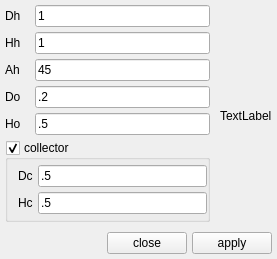
<?xml version="1.0" encoding="UTF-8"?>
<ui version="4.0">
 <class>Form</class>
 <widget class="QWidget" name="Form">
  <property name="geometry">
   <rect>
    <x>0</x>
    <y>0</y>
    <width>277</width>
    <height>236</height>
   </rect>
  </property>
  <property name="windowTitle">
   <string>Form</string>
  </property>
  <layout class="QGridLayout" name="gridLayout">
   <property name="horizontalSpacing">
    <number>10</number>
   </property>
   <property name="verticalSpacing">
    <number>5</number>
   </property>
   <property name="margin">
    <number>5</number>
   </property>
   <item row="0" column="0">
    <widget class="QLabel" name="label">
     <property name="text">
      <string>Dh</string>
     </property>
    </widget>
   </item>
   <item row="2" column="1">
    <widget class="QLineEdit" name="lineedit_ah">
     <property name="text">
      <string>45</string>
     </property>
    </widget>
   </item>
   <item row="5" column="0" colspan="2">
    <widget class="QGroupBox" name="groupbox_collector">
     <property name="title">
      <string>collector</string>
     </property>
     <property name="flat">
      <bool>true</bool>
     </property>
     <property name="checkable">
      <bool>true</bool>
     </property>
     <layout class="QGridLayout" name="gridLayout_2">
      <property name="leftMargin">
       <number>10</number>
      </property>
      <property name="topMargin">
       <number>5</number>
      </property>
      <property name="rightMargin">
       <number>0</number>
      </property>
      <property name="bottomMargin">
       <number>5</number>
      </property>
      <property name="spacing">
       <number>5</number>
      </property>
      <item row="1" column="1">
       <widget class="QLineEdit" name="lineedit_hc">
        <property name="text">
         <string>.5</string>
        </property>
       </widget>
      </item>
      <item row="1" column="0">
       <widget class="QLabel" name="label_7">
        <property name="text">
         <string>Hc</string>
        </property>
       </widget>
      </item>
      <item row="0" column="0">
       <widget class="QLabel" name="label_6">
        <property name="text">
         <string>Dc</string>
        </property>
       </widget>
      </item>
      <item row="0" column="1">
       <widget class="QLineEdit" name="lineedit_dc">
        <property name="text">
         <string>.5</string>
        </property>
       </widget>
      </item>
     </layout>
    </widget>
   </item>
   <item row="2" column="0">
    <widget class="QLabel" name="label_3">
     <property name="text">
      <string>Ah</string>
     </property>
    </widget>
   </item>
   <item row="1" column="0">
    <widget class="QLabel" name="label_2">
     <property name="text">
      <string>Hh</string>
     </property>
    </widget>
   </item>
   <item row="0" column="1">
    <widget class="QLineEdit" name="lineedit_dh">
     <property name="text">
      <string>1</string>
     </property>
    </widget>
   </item>
   <item row="1" column="1">
    <widget class="QLineEdit" name="lineedit_hh">
     <property name="text">
      <string>1</string>
     </property>
    </widget>
   </item>
   <item row="7" column="0" colspan="3">
    <widget class="QWidget" name="widget" native="true">
     <layout class="QHBoxLayout" name="horizontalLayout">
      <property name="spacing">
       <number>5</number>
      </property>
      <property name="margin">
       <number>0</number>
      </property>
      <item>
       <spacer name="horizontalSpacer">
        <property name="orientation">
         <enum>Qt::Horizontal</enum>
        </property>
        <property name="sizeHint" stdset="0">
         <size>
          <width>40</width>
          <height>20</height>
         </size>
        </property>
       </spacer>
      </item>
      <item>
       <widget class="QPushButton" name="pushbutton_close">
        <property name="text">
         <string>close</string>
        </property>
       </widget>
      </item>
      <item>
       <widget class="QPushButton" name="pushbutton_apply">
        <property name="text">
         <string>apply</string>
        </property>
       </widget>
      </item>
     </layout>
    </widget>
   </item>
   <item row="3" column="1">
    <widget class="QLineEdit" name="lineedit_do">
     <property name="text">
      <string>.2</string>
     </property>
    </widget>
   </item>
   <item row="3" column="0">
    <widget class="QLabel" name="label_4">
     <property name="text">
      <string>Do</string>
     </property>
    </widget>
   </item>
   <item row="4" column="0">
    <widget class="QLabel" name="label_5">
     <property name="text">
      <string>Ho</string>
     </property>
    </widget>
   </item>
   <item row="4" column="1">
    <widget class="QLineEdit" name="lineedit_ho">
     <property name="text">
      <string>.5</string>
     </property>
    </widget>
   </item>
   <item row="6" column="0">
    <spacer name="verticalSpacer">
     <property name="orientation">
      <enum>Qt::Vertical</enum>
     </property>
     <property name="sizeHint" stdset="0">
      <size>
       <width>20</width>
       <height>40</height>
      </size>
     </property>
    </spacer>
   </item>
   <item row="0" column="2" rowspan="7">
    <widget class="QLabel" name="label_image">
     <property name="text">
      <string>TextLabel</string>
     </property>
    </widget>
   </item>
  </layout>
 </widget>
 <tabstops>
  <tabstop>lineedit_dh</tabstop>
  <tabstop>lineedit_hh</tabstop>
  <tabstop>lineedit_ah</tabstop>
  <tabstop>lineedit_do</tabstop>
  <tabstop>lineedit_ho</tabstop>
  <tabstop>groupbox_collector</tabstop>
  <tabstop>lineedit_dc</tabstop>
  <tabstop>lineedit_hc</tabstop>
  <tabstop>pushbutton_close</tabstop>
  <tabstop>pushbutton_apply</tabstop>
 </tabstops>
 <resources/>
 <connections/>
</ui>
